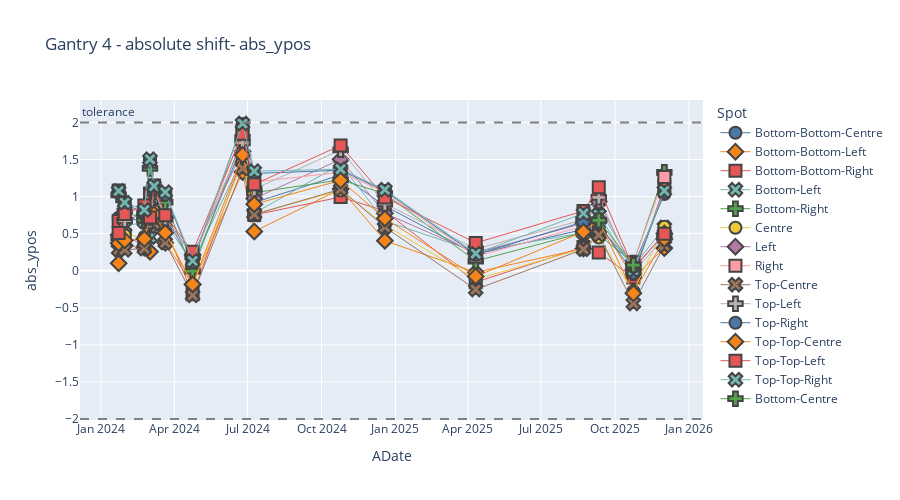

The notebook cell saved with this chart:
### Code cell
plotly_spot_position(sub_df, "abs_ypos", "Gantry 4", "XRV-4000", 70, 0, 24)
